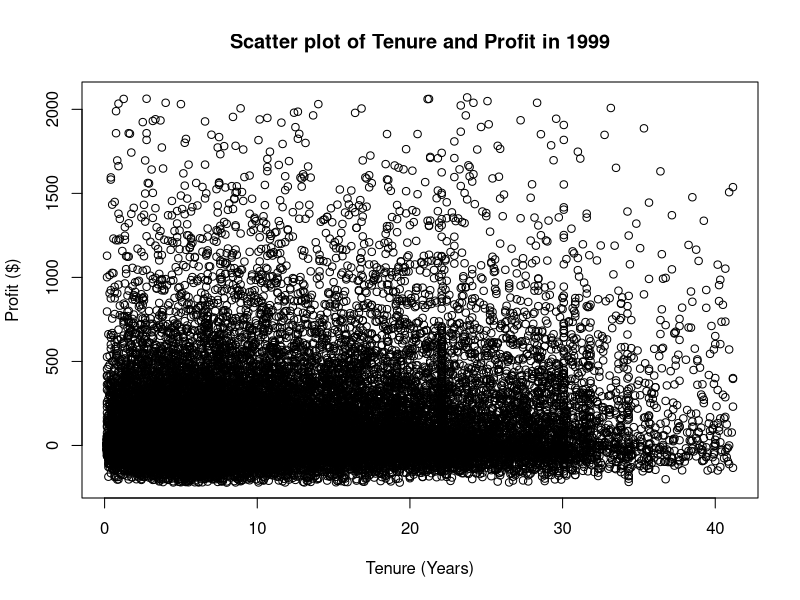

R code for this plot:
pilgrimDB = read.csv("PilgrimData.csv")
View(pilgrimDB)

#Makes scatter plot of Tenure vs Profit in 1999
plot(pilgrimDB$Profit..1999.~ pilgrimDB$Tenure..1999., main = "Scatter plot of Tenure and Profit in 1999", xlab = "Tenure (Years)", ylab = "Profit ($)")

#Breaks profit values (1999) into 3 levels
pilgrimDB$Profit..1999.Level = "0"
pilgrimDB[pilgrimDB$Profit..1999. <= 0,]$Profit..1999.Level = "Level1"
pilgrimDB[pilgrimDB$Profit..1999. > 0 & pilgrimDB$Profit..1999. <= 1000,]$Profit..1999.Level = "Level2"
pilgrimDB[pilgrimDB$Profit..1999. > 1000,]$Profit..1999.Level = "Level3"
table(pilgrimDB$Profit..1999.Level) 

#Makes pivot table of Age and Profit Levels
AgeProfitPivot = table(pilgrimDB$Age..1999., pilgrimDB$Profit..1999.Level)
AgeProfitPivot

#Makes Pivot table of Onlinepay vs Billpay in 1999 and 2000
OnlinePayBillPay99 = table(pilgrimDB$Online..1999., pilgrimDB$Billpay..1999.)
OnlinePayBillPay00 = table(pilgrimDB$Online..2000., pilgrimDB$Billpay..2000.)
OnlinePayBillPay99
OnlinePayBillPay00

#Makes Pivot table of Income vs Profit Levels in 1999
IncomeProfitPivot = table(pilgrimDB$Income..1999., pilgrimDB$Profit..1999.Level)
IncomeProfitPivot

#Makes Pivot table of Income vs Age in 1999
IncomeAgePivot = table(pilgrimDB$Income..1999., pilgrimDB$Age..1999.)
IncomeAgePivot

